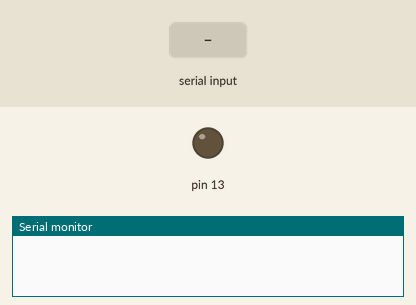
A sketch run on a simulated Arduino Uno, built with avr-gcc and run on an emulated ATmega328P. On the bench: output pins drawn as LEDs (lit = HIGH), the last lines printed to the serial monitor. The test bench sets the inputs (shaded band).

Above: at 1.2 s.
1.3 s: "1" received over Serial
At 2.2 s:
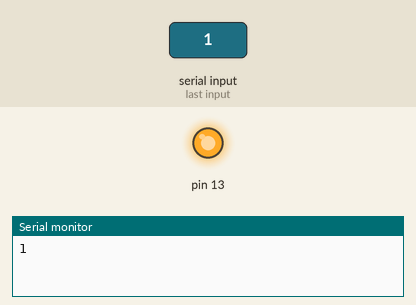
2.8 s: "0" received over Serial
At 3.4 s:
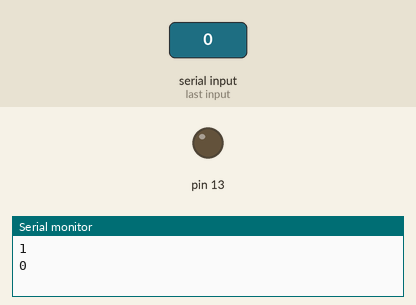
Timing chart, 0 to 5.8 s (numbered marks = the images above; inputs shaded):
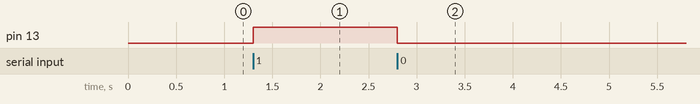

Measured:
- after the input at 1.3 s, pin 13: LOW → HIGH at once
- after the input at 2.8 s, pin 13: HIGH → LOW at once

The sketch:

Bluetooth_0_1.ino
```cpp
String inputString = "";

void setup()
{
  Serial.begin(9600);
  pinMode(13, OUTPUT);
}

void loop()
{
  if (Serial.available())
  {
    while (Serial.available())
    {
      char inChar = (char)Serial.read(); //read the input
      inputString += inChar;        //make a string of the characters coming on serial
      if (inputString == "1")
      {
        digitalWrite(13, HIGH);
      }
      else if (inputString == "0")
      {
        digitalWrite(13, LOW);
      }
    }
    Serial.println(inputString);
    inputString = "";
  }
}
```
